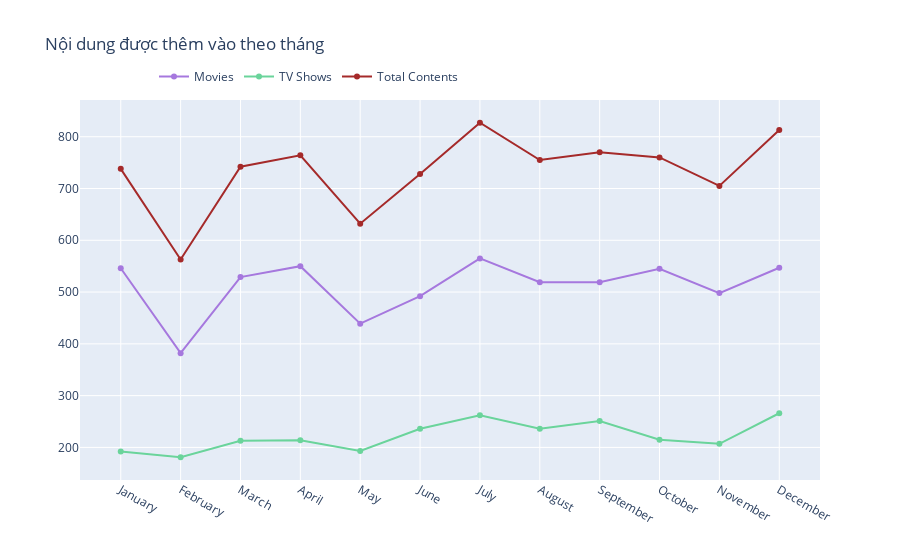

Notebook cell for this chart:
### Markdown cell above
### Số lượng nội dung được thêm vào theo tháng

### Code cell
df["date_added"] = pd.to_datetime(df['date_added'])

df['month_added']=df['date_added'].dt.month
df['month_name_added']=df['date_added'].dt.month_name()
df['year_added'] = df['date_added'].dt.year

df.drop('date_added',axis=1,inplace=True)

df_tv = df[df["type"] == "TV Show"]
df_movies = df[df["type"] == "Movie"]

df_content = df[['month_added','month_name_added']].value_counts().reset_index().rename(columns = {
    0 : 'count'}).sort_values('month_added').drop('month_added',axis=1)
df_content['percent'] = df_content['count'].apply(lambda x : 100*x/sum(df_content['count']))


df_tv2 = df_tv[['month_added','month_name_added']].value_counts().reset_index().rename(columns = {
    0 : 'count'}).sort_values('month_added').drop('month_added',axis=1)
df_tv2['percent'] = df_tv2['count'].apply(lambda x : 100*x/sum(df_tv2['count']))


df_movies2 = df_movies[['month_added','month_name_added']].value_counts().reset_index().rename(columns = {
    0 : 'count'}).sort_values('month_added').drop('month_added',axis=1)
df_movies2['percent'] = df_movies2['count'].apply(lambda x : 100*x/sum(df_movies2['count']))

t1 = go.Scatter(x=df_movies2['month_name_added'], y=df_movies2["count"], name="Movies", marker=dict(color="#a678de"))
t2 = go.Scatter(x=df_tv2['month_name_added'], y=df_tv2["count"], name="TV Shows", marker=dict(color="#6ad49b"))
t3 = go.Scatter(x=df_content['month_name_added'], y=df_content["count"], name="Total Contents", marker=dict(color="Brown"))


data = [t1, t2, t3]

layout = go.Layout(title="Nội dung được thêm vào theo tháng", legend=dict(x=0.1, y=1.1, orientation="h"))
fig = go.Figure(data, layout=layout)
fig.show()

### Figure 1 — Plotly figure (JSON) as saved in the notebook; plotly's stock layout.template omitted (floating-point values rounded to 4 significant figures)
{"data": [{"marker": {"color": "#a678de"}, "name": "Movies", "type": "scatter", "x": ["January", "February", "March", "April", "May", "June", "July", "August", "September", "October", "November", "December"], "y": [546, 382, 529, 550, 439, 492, 565, 519, 519, 545, 498, 547]}, {"marker": {"color": "#6ad49b"}, "name": "TV Shows", "type": "scatter", "x": ["January", "February", "March", "April", "May", "June", "July", "August", "September", "October", "November", "December"], "y": [192, 181, 213, 214, 193, 236, 262, 236, 251, 215, 207, 266]}, {"marker": {"color": "Brown"}, "name": "Total Contents", "type": "scatter", "x": ["January", "February", "March", "April", "May", "June", "July", "August", "September", "October", "November", "December"], "y": [738, 563, 742, 764, 632, 728, 827, 755, 770, 760, 705, 813]}], "layout": {"legend": {"orientation": "h", "x": 0.1, "y": 1.1}, "title": {"text": "Nội dung được thêm vào theo tháng"}}}
